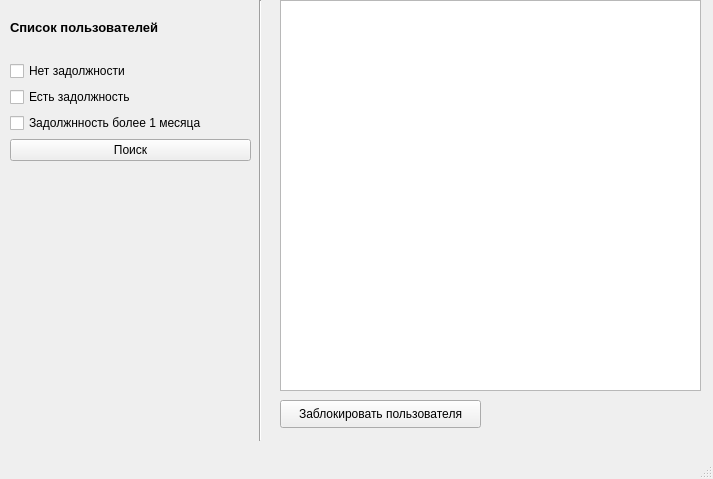
<?xml version="1.0" encoding="UTF-8"?>
<ui version="4.0">
 <class>BibleoWindow</class>
 <widget class="QMainWindow" name="BibleoWindow">
  <property name="geometry">
   <rect>
    <x>0</x>
    <y>0</y>
    <width>713</width>
    <height>479</height>
   </rect>
  </property>
  <property name="windowTitle">
   <string>MainWindow</string>
  </property>
  <widget class="QWidget" name="centralwidget">
   <widget class="QListWidget" name="listWidget">
    <property name="geometry">
     <rect>
      <x>280</x>
      <y>0</y>
      <width>421</width>
      <height>391</height>
     </rect>
    </property>
   </widget>
   <widget class="QPushButton" name="pushButton_2">
    <property name="geometry">
     <rect>
      <x>280</x>
      <y>400</y>
      <width>201</width>
      <height>28</height>
     </rect>
    </property>
    <property name="text">
     <string>Заблокировать пользователя</string>
    </property>
   </widget>
   <widget class="Line" name="line">
    <property name="geometry">
     <rect>
      <x>250</x>
      <y>0</y>
      <width>20</width>
      <height>441</height>
     </rect>
    </property>
    <property name="orientation">
     <enum>Qt::Vertical</enum>
    </property>
   </widget>
   <widget class="QWidget" name="layoutWidget">
    <property name="geometry">
     <rect>
      <x>10</x>
      <y>0</y>
      <width>241</width>
      <height>161</height>
     </rect>
    </property>
    <layout class="QVBoxLayout" name="verticalLayout">
     <item>
      <widget class="QLabel" name="label">
       <property name="font">
        <font>
         <pointsize>10</pointsize>
         <weight>75</weight>
         <bold>true</bold>
        </font>
       </property>
       <property name="text">
        <string>Список пользователей</string>
       </property>
      </widget>
     </item>
     <item>
      <widget class="QCheckBox" name="checkBox">
       <property name="text">
        <string>Нет задолжности</string>
       </property>
      </widget>
     </item>
     <item>
      <widget class="QCheckBox" name="checkBox_3">
       <property name="text">
        <string>Есть задолжность</string>
       </property>
      </widget>
     </item>
     <item>
      <widget class="QCheckBox" name="checkBox_2">
       <property name="text">
        <string>Задолжнность более 1 месяца</string>
       </property>
      </widget>
     </item>
     <item>
      <widget class="QPushButton" name="pushButton">
       <property name="text">
        <string>Поиск</string>
       </property>
      </widget>
     </item>
    </layout>
   </widget>
  </widget>
  <widget class="QMenuBar" name="menubar">
   <property name="geometry">
    <rect>
     <x>0</x>
     <y>0</y>
     <width>713</width>
     <height>26</height>
    </rect>
   </property>
  </widget>
  <widget class="QStatusBar" name="statusbar"/>
 </widget>
 <resources/>
 <connections/>
</ui>
